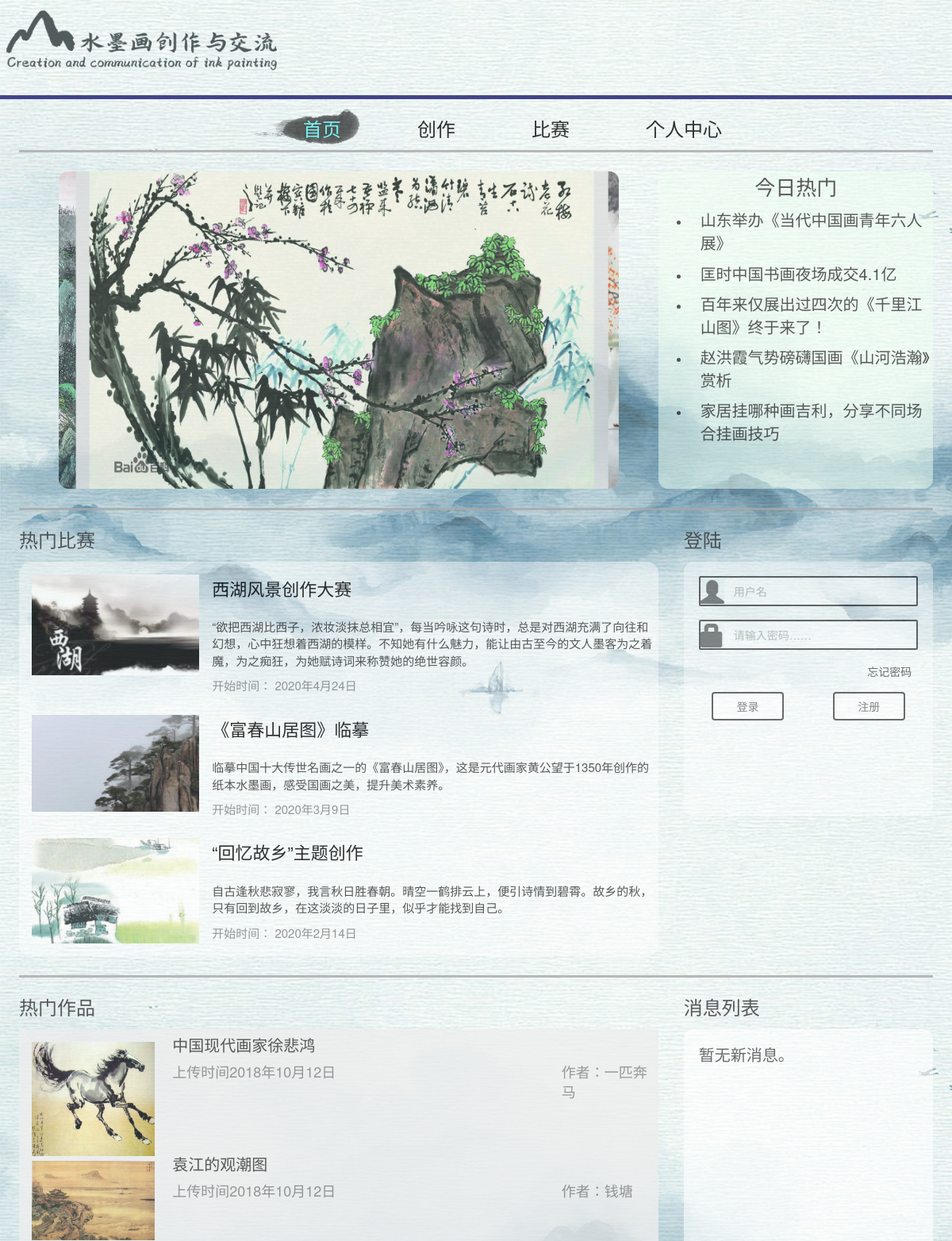
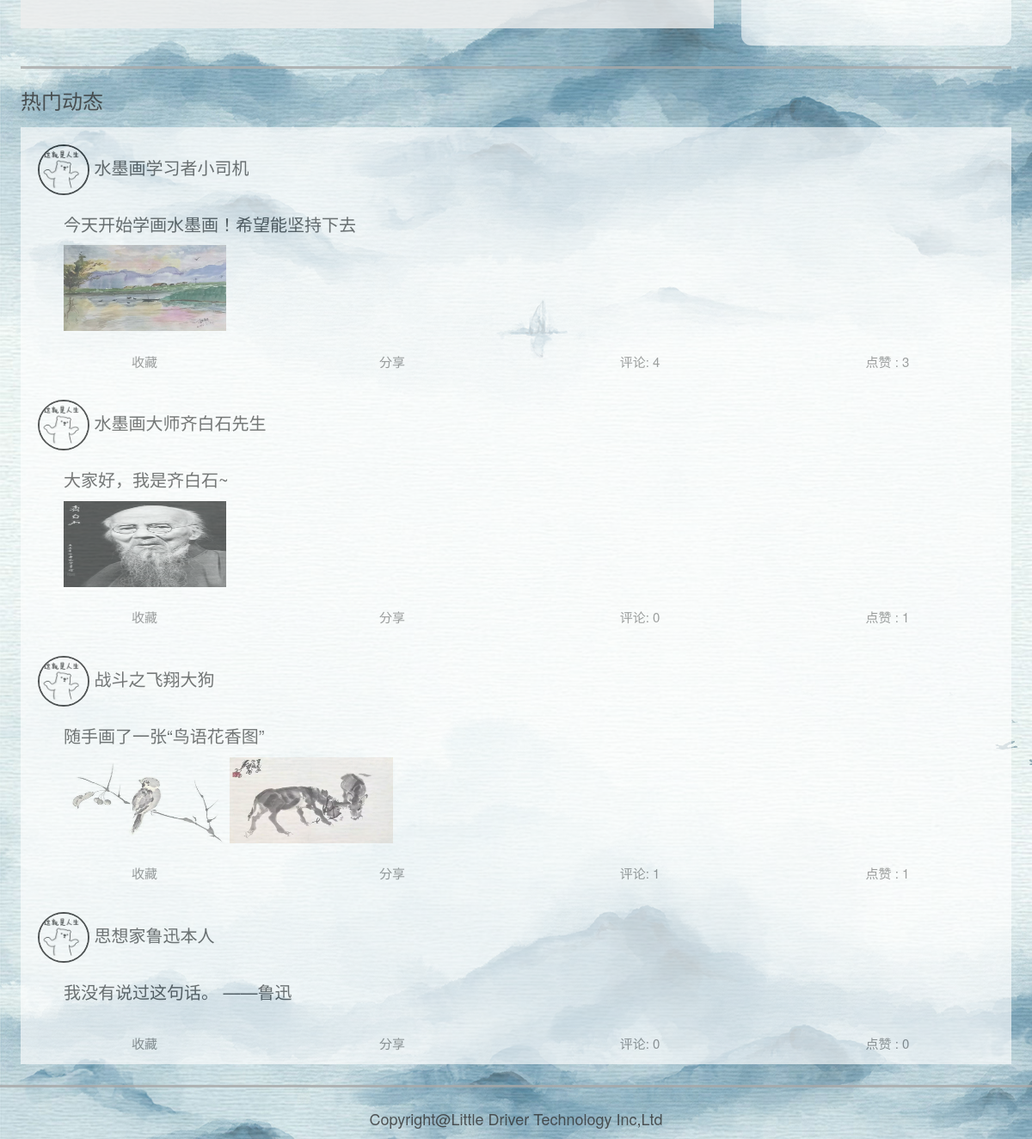
/s/index, run on the app's committed database (2 pictures, top to bottom).
### MainAPP/models.py (models this page shows)
class Competition(models.Model):
    class Meta:
        verbose_name = '比赛信息'
        verbose_name_plural = '比赛信息'
    create_date = models.DateTimeField(auto_now_add=True)
    pic = models.CharField(max_length=100)
    title = models.CharField(max_length=100)
    desc = models.TextField()
    att_cnt = models.IntegerField(default=0)
    start_time = models.CharField(max_length=50)

### WeiboAPP/models.py (models this page shows)
class Mblog(models.Model):
    class Meta:
        verbose_name = '用户动态'
        verbose_name_plural = '用户动态'
    author = models.ForeignKey(User, on_delete=models.CASCADE, related_name='blog_author_set')
    create_date = models.DateTimeField(auto_now_add=True)
    update_date = models.DateTimeField(auto_now=True)
    content = models.TextField()
    thumb = models.ManyToManyField(User, related_name='blog_thumb_set')
    comment = models.ManyToManyField(User, through='MblogComment', related_name='blog_comment_set')

class MblogFile(models.Model):
    class Meta:
        verbose_name = '用户动态附件'
        verbose_name_plural = '用户动态附件'
    blog = models.ForeignKey(Mblog, on_delete=models.CASCADE, related_name='blog_files_set')
    file = models.CharField(max_length=100)
    is_image = models.BooleanField()

### MainAPP/views.py (the view, shortened to what this page needs)
# urls.py: path('s/<slug:path>', mainViews.showPages),
def showPages(request, path):
    logging.info('Accessing Page /%s with main.showPages'%(path))
    if path=='index':
        weibos = getWeiboShown(request.user)
        competes = getCompeteInfo()
        compete3 = competes[:min(3, len(competes))]
        template = loader.get_template('PC_mainPage.html')
        context = {
            'weibos' : weibos,
            'competes': compete3,
        }
        return HttpResponse(template.render(context, request))

### WeiboAPP/views.py (called while the page is built)
def getCompeteRealCount(id):
    return CompAtt.objects.filter(comp__id=id).count()

def getCompeteInfo():
    competes = []
    datas = Competition.objects.all()
    for data in datas:
        competes.append({
            'id': data.id,
            'pic': data.pic,
            'title': data.title,
            'desc': data.desc,
            'att_cnt': data.att_cnt + getCompeteRealCount(data.id),
            'start_time': data.start_time,
        })
    return competes

def getWeiboShown(user):
    weibos = []
    blogs = Mblog.objects.all()
    for blog in blogs:
        thumbed = False
        if user.is_authenticated:
            try: user.blog_thumb_set.all().get(id=blog.id)
            except: pass
            else: thumbed = True
        tcount = blog.thumb.count()
        comments = blog.comment_blog_set.all()
        comment_set = []
        i = 1
        for comment in comments:
            comment_set.append({
                'num': i,
                'val': comment.content,
                'author': comment.author,
            })
            i+=1
        weibos.append({
            'blog':blog,
            'pics':blog.blog_files_set.all(),
            'thumbed':thumbed,
            'thumbCount':tcount,
            'comments':comment_set,
            'commentCount':len(comment_set),
        })
    return weibos

### templates/PC_mainPage.html (shortened to what this page needs)
<html>
<head>
	<link href="https://cdn.bootcss.com/bootstrap/3.3.7/css/bootstrap.min.css" rel="stylesheet">
</head>
<body style="background-image:url(../../img/bk.jpg);
			overflow:scroll;
			display:block;">
	<div style="">
		<img src="../../img/icon.png" style="height:100px;">
	</div>
	<hr style="border-top:5px solid #191970"/>
    <div>
        <p class="title_" id="title_g" style="margin-right:calc(45% - 250px);"  onclick="window.location.href='/s/my'"
           onmouseover="$('#bkSlide').css('left',(this.offsetLeft+this.clientWidth/2-90)+'px');$('.title_').css('color','black');$(this).css('color','#5CF4F7');">个人中心</p>
        <p class="title_" id="title_w" style="margin-right:8%;" onclick="window.location.href='/s/compete'"
           onmouseover="$('#bkSlide').css('left',(this.offsetLeft+this.clientWidth/2-90)+'px');$('.title_').css('color','black');$(this).css('color','#5CF4F7');">比赛</p>
        <p class="title_" id="title_t" style="margin-right:8%;" onclick="window.location.href='/s/transfer'"
           onmouseover="$('#bkSlide').css('left',(this.offsetLeft+this.clientWidth/2-90)+'px');$('.title_').css('color','black');$(this).css('color','#5CF4F7');">创作</p>
        <p class="title_" id="title_s" style="margin-right:8%;" onclick="window.location.href='/s/index'"
           onmouseover="$('#bkSlide').css('left',(this.offsetLeft+this.clientWidth/2-90)+'px');$('.title_').css('color','black');$(this).css('color','#5CF4F7');">首页</p>
        <div class="bkSlide" id="bkSlide">
            <img src="../../img/Layer26.png" style="height:50px;"/>
        </div>
    </div>
	<hr style="border-top:3px solid #A9A9A9;width:96%;"/>
<div style="min-width:1024px;max-width:1280px;margin:2% auto;">
	<div style="margin:0 2% 2% 2%;">
		<div style="display:flex;width:100%;background-color:transparent;">
			<div style="flex:7;border-radius: 12px;">
                <div style="padding:0 50px 0 50px;border-radius: 12px;">
				<div style="width:100%;overflow:hidden;border-radius: 12px;">
					<div class="MainPage-TopBar" id="MainPage-TopBar" style="width:800%;height:400px;">
						<div class="imgContainer">
						</div>
						<div class="imgContainer">
							<img src="../../img/富山贵水安居图.jpg" id="img3" class="imgSlide" style="margin-left:-102.5%;">
						</div>
						<div class="imgContainer">
							<img src="../../img/李苦禅-红梅竹石.jpg" id="img4" class="imgSlide" style="margin-left:-110%;">
						</div>
						<div class="imgContainer">
							<img src="../../img/img.png" id="img5" class="imgSlide" style="margin-left:-117.5%;">
						</div>
					</div>
				</div>
                </div>
			</div>
			<div style="flex:3;background-color:rgba(239,255,241,0.65);border-radius: 12px;">
				<p style="font-size:26px;text-align:center;">今日热门</p>
                <ul>
				    <li><p style="font-size:20px;margin-left:4%;">山东举办《当代中国画青年六人展》</p></li>
				    <li><p style="font-size:20px;margin-left:4%;">匡时中国书画夜场成交4.1亿</p></li>
                    <li><p style="font-size:20px;margin-left:4%;">百年来仅展出过四次的《千里江山图》终于来了！</p></li>
                    <li><p style="font-size:20px;margin-left:4%;">赵洪霞气势磅礴国画《山河浩瀚》赏析</p></li>
                    <li><p style="font-size:20px;margin-left:4%;">家居挂哪种画吉利，分享不同场合挂画技巧</p></li>
                </ul>
			</div>
		</div>
	</div>
	<hr style="border-top:3px solid #A9A9A9;width:96%;"/>
	<div style="margin:0% 2% 2% 2%;">
		<div style="display:flex;width:100%;">
			<p style="font-size:24px;flex:8;">热门比赛</p>
			<p style="font-size:24px;flex:3;">登陆</p>
		</div>
		<div style="display:flex;width:100%;background-color:transparent;flex-wrap:wrap;">
			<div style="flex:7;display:block;border-radius: 12px;overflow:hidden;">
				<div style="display:block;border-radius: 15px;overflow:hidden;">
					{% for compete in competes %}
					<div style="display:flex;width:100%;background-color:#fff8;">
						<div style="flex:3;margin:16px;overflow:hidden;height:96%;">
							<a href="/s/compete1?id={{compete.id}}">
							<img src="{{compete.pic}}" style="width:100%;"/>
							</a>
						</div>
						<div style="flex:8;overflow:hidden;">
							<p style="font-size:22px;padding-top:20px;font-family:SF Pro SC,Source Han Sans CN,sans-serif;">
								<a href="/s/compete1?id={{compete.id}}">
									{{compete.title}}
								</a>
							</p>
							<p style="font-size:15px;padding-top:10px;">{{compete.desc}}</p>
							<p style="font-size:15px;color:grey;">开始时间： {{compete.start_time}}</p>
						</div>
					</div>
					{% endfor %}
				</div>
			</div>
			<div style="display:flex;height:320px;width:30%;background-color:transparent;flex:3;opacity:0.7;">
				<div style="flex:1;"></div>
				<div style="flex:10;height:100%;width:90%;background-color:#fffa;border-radius:12px;overflow:hidden;">
					<div style="margin:6%;">
                        {% if user.is_authenticated %}
                          <p>
                            已登录：{{user.username}}。<a href="#" onclick="dologini()">注销</a>
                          </p>
                        {% else %}
                            <div style="display:flex;margin-bottom:6%;border:2px #000 solid;border-radius:2px;">
                                <i class="glyphicon glyphicon-user" style="font-size:30px;padding-top:2px;"></i>
                                <input class="form-control" id="inputUsername" type="text" style="border:0 solid #ccc;" placeholder="用户名"/>
                            </div>
                            <div style="display:flex;margin-bottom:6%;border:2px #000 solid;border-radius:2px;">
                                <i class="glyphicon glyphicon-lock" style="font-size:30px;padding-top:2px;"></i>
                                <input class="form-control" id="inputPassword" type="password" style="border:0 solid #ccc;" placeholder="请输入密码……"/>
                            </div>
                            <div style="display:flex;">
                                <div style="flex:10;"></div>
                                <div style="flex:3;">
                                    <a href="#" >忘记密码</a>
                                </div>
                            </div>
                            <div style="display:flex;margin:6%;">
                                <button class="btn btn-block" style="flex:1;border:2px solid #000;background-color:#fff;" onclick="dologin()">登录</button>
                                <div style="flex:1;"></div>
                                <button class="btn btn-block" style="flex:1;border:2px solid #000;background-color:#fff;" onclick="doregister()">注册</button>
                            </div>
                        {% endif %}
					</div>
				</div>
			</div>
		</div>
	</div>
	<hr style="border-top:3px solid #A9A9A9;width:96%;"/>
	<div style="margin:0% 2% 2% 2%;">
		<div style="display:flex;width:100%;">
			<p style="font-size:24px;flex:8;">热门作品</p>
			<p style="font-size:24px;flex:3;">消息列表</p>
		</div>
		<div style="display:flex;width:100%;background-color:transparent;flex-wrap:wrap;border-radius: 12px;">
			<div style="flex:7;display:block;">
				<div style="display:flex;height:150px;width:100%;background-color:#eee;">
					<div style="flex:2;margin:2%;overflow:hidden;height:96%;">
						<img src="../../img/徐悲鸿-奔马2.jpg" style="width:100%;"/>
					</div>
					<div style="flex:8;overflow:hidden;">
						<p style="font-size:20px;margin:1%;">中国现代画家徐悲鸿</p>
						<div style="display:flex;">
							<p style="font-size:18px;color:grey;flex:8;margin-left:1%;">上传时间2018年10月12日</p>
							<p style="font-size:18px;color:grey;flex:2;">作者：一匹奔马</p>
						</div>
					</div>
				</div>
				<div style="display:flex;height:150px;width:100%;background-color:#eee;">
					<div style="flex:2;margin:2%;overflow:hidden;height:96%;">
						<img src="../../img/袁江-观潮.jpg" style="width:100%;"/>
					</div>
					<div style="flex:8;overflow:hidden;">
						<p style="font-size:20px;margin:1%;">袁江的观潮图</p>
						<div style="display:flex;">
							<p style="font-size:18px;color:grey;flex:8;margin-left:1%;">上传时间2018年10月12日</p>
							<p style="font-size:18px;color:grey;flex:2;">作者：钱塘</p>
						</div>
					</div>
				</div>
			</div>
			<div style="display:flex;height:320px;width:30%;background-color:transparent;flex:3;opacity:0.7;">
				<div style="flex:1;"></div>
				<div style="flex:10;height:100%;width:90%;background-color:#fff;border-radius: 12px;overflow:hidden;">
					<div style="margin:6%;">
                        <p style="font-size:20px;color:black;"> 暂无新消息。 </p>
					</div>
				</div>
			</div>
		</div>
	</div>
	<hr style="border-top:3px solid #A9A9A9;width:96%;"/>
	<div style="margin:0% 2% 2% 2%;">
		<div style="height:6%;width:100%;">
			<p style="font-size:24px;">热门动态</p>
		</div>
		<div style="display:flex;width:100%;background-color:transparent;flex-wrap:wrap;">
			<div style="flex:9;display:block;">
            {% for weibo in weibos %}
				<div style="width:100%;background-color:#fff;opacity:0.8;">
                    <div style="padding:20px 20px 0px 20px;">
                        <p style="font-size:20px;">
                            <img src="../../img/1.png"  style="width:60px;border:2px solid #000;" class="img-circle">
                            {{ weibo.blog.author.username }}
                        </p>
                    </div>
                    <div style="padding:10px 50px 10px 50px;">
                        <p style="font-size:20px;">{{ weibo.blog.content }}</p>
                        {% for image in weibo.pics %}
                            <img src="{{ image.file }}" style="width:18%;height:100px;" />
                        {% endfor %}
                    </div>
				</div>
				<div style="display:flex;height:50px;width:100%;background-color:#fff;opacity:0.8;">
					<button class="bar" style="flex:1;">收藏</button>
					<button class="bar" style="flex:1;">分享</button>
					<button class="bar" style="flex:1;" id="show{{weibo.blog.id}}">评论: {{ weibo.commentCount }}</button>
					<button class="bar" style="flex:1;" onclick="doitat({{ weibo.blog.id }}, this,
                        {% if weibo.thumbed %}
                            false
                        {% else %}
                            true
                        {% endif %}
                            )">
                        {% if weibo.thumbed %}
                            取消点赞
                        {% else %}
                            点赞
                        {% endif %}: {{ weibo.thumbCount }}
                    </button>
				</div>
            {% endfor %}
			</div>
		</div>
	</div>
	<hr style="border-top:3px solid #A9A9A9;"/>
</div>
	<div style="text-align:center;">
		<p style="font-size:18px;">Copyright@Little Driver Technology Inc,Ltd</p>
	</div>
</body>
</html>

### templates/PC_mainPage.html (style rules this page uses)
body { opacity:0.8; }
a { color: black; text-decoration: none; }
a:link { color: black; text-decoration: none; }
.bar { background-color:#fff; opacity:0.7; border:1px ; font-size:15px; }
.MainPage-TopBar { background-color:#dddddd; display: -webkit-box; display: -ms-flexbox; display: flex; height:30%; border:2px; width:100%; }
.imgContainer { display: -webkit-box; display: -ms-flexbox; display: flex; width: 100%; }
.imgSlide { width:90%; }
.bkSlide { position:relative; top:-10px; z-index:-80; float:left; height:30px; transition: all 0.25s ease-out; }
.title_ { font-size:24px; float:right; }

### data on the page
Competition: pic (picture), title "西湖风景创作大赛", desc "“欲把西湖比西子，浓妆淡抹总相宜”，每当吟咏这句诗时，总是对西湖充满了向往和幻想，心中狂想着西湖的模样。不知她有什么魅力，能让由古至今的文人墨客为之着魔，为之痴狂，为她赋诗词来称赞她的绝世容颜。", start_time "2020年4月24日"
Competition: pic (picture), title "《富春山居图》临摹", desc "临摹中国十大传世名画之一的《富春山居图》，这是元代画家黄公望于1350年创作的纸本水墨画，感受国画之美，提升美术素养。", start_time "2020年3月9日"
Competition: pic (picture), title "“回忆故乡”主题创作", desc "自古逢秋悲寂寥，我言秋日胜春朝。晴空一鹤排云上，便引诗情到碧霄。故乡的秋，只有回到故乡，在这淡淡的日子里，似乎才能找到自己。", start_time "2020年2月14日"
Mblog: blog.author.username "水墨画学习者小司机", blog.content "今天开始学画水墨画！希望能坚持下去", commentCount "4", thumbCount "3"
MblogFile: file (picture)
Mblog: blog.author.username "水墨画大师齐白石先生", blog.content "大家好，我是齐白石~", commentCount "0", thumbCount "1"
MblogFile: file (picture)
Mblog: blog.author.username "战斗之飞翔大狗", blog.content "随手画了一张“鸟语花香图”", commentCount "1", thumbCount "1"
MblogFile: file (picture)
MblogFile: file (picture)
Mblog: blog.author.username "思想家鲁迅本人", blog.content "我没有说过这句话。 ——鲁迅", commentCount "0", thumbCount "0"
